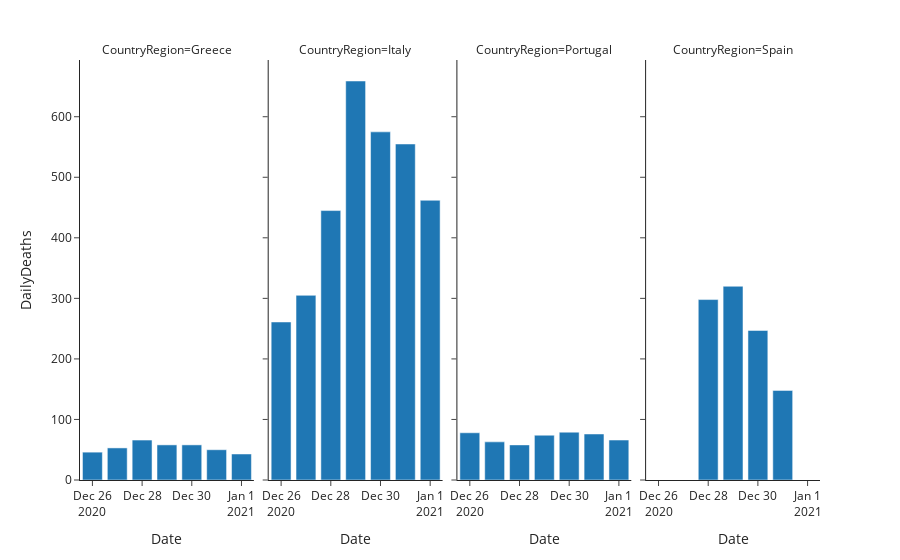

The cell this chart's notebook holds for it:
### Markdown cell above
### Facets `plotly_express`

### Code cell
fig = px.bar(data_frame=df_stacked, x="Date", y="DailyDeaths", facet_col="CountryRegion")
fig.show()

### Figure 1 — Plotly figure (JSON) as saved in the notebook; plotly's stock layout.template omitted (floating-point values rounded to 4 significant figures)
{"data": [{"alignmentgroup": "True", "hovertemplate": "CountryRegion=Greece<br>Date=%{x}<br>DailyDeaths=%{y}<extra></extra>", "legendgroup": "", "marker": {"color": "#1F77B4", "pattern": {"shape": ""}}, "name": "", "offsetgroup": "", "orientation": "v", "showlegend": false, "textposition": "auto", "type": "bar", "x": ["2020-12-26T00:00:00", "2020-12-27T00:00:00", "2020-12-28T00:00:00", "2020-12-29T00:00:00", "2020-12-30T00:00:00", "2020-12-31T00:00:00", "2021-01-01T00:00:00"], "xaxis": "x", "y": [46, 53, 66, 58, 58, 50, 43], "yaxis": "y"}, {"alignmentgroup": "True", "hovertemplate": "CountryRegion=Italy<br>Date=%{x}<br>DailyDeaths=%{y}<extra></extra>", "legendgroup": "", "marker": {"color": "#1F77B4", "pattern": {"shape": ""}}, "name": "", "offsetgroup": "", "orientation": "v", "showlegend": false, "textposition": "auto", "type": "bar", "x": ["2020-12-26T00:00:00", "2020-12-27T00:00:00", "2020-12-28T00:00:00", "2020-12-29T00:00:00", "2020-12-30T00:00:00", "2020-12-31T00:00:00", "2021-01-01T00:00:00"], "xaxis": "x2", "y": [261, 305, 445, 659, 575, 555, 462], "yaxis": "y2"}, {"alignmentgroup": "True", "hovertemplate": "CountryRegion=Portugal<br>Date=%{x}<br>DailyDeaths=%{y}<extra></extra>", "legendgroup": "", "marker": {"color": "#1F77B4", "pattern": {"shape": ""}}, "name": "", "offsetgroup": "", "orientation": "v", "showlegend": false, "textposition": "auto", "type": "bar", "x": ["2020-12-26T00:00:00", "2020-12-27T00:00:00", "2020-12-28T00:00:00", "2020-12-29T00:00:00", "2020-12-30T00:00:00", "2020-12-31T00:00:00", "2021-01-01T00:00:00"], "xaxis": "x3", "y": [78, 63, 58, 74, 79, 76, 66], "yaxis": "y3"}, {"alignmentgroup": "True", "hovertemplate": "CountryRegion=Spain<br>Date=%{x}<br>DailyDeaths=%{y}<extra></extra>", "legendgroup": "", "marker": {"color": "#1F77B4", "pattern": {"shape": ""}}, "name": "", "offsetgroup": "", "orientation": "v", "showlegend": false, "textposition": "auto", "type": "bar", "x": ["2020-12-26T00:00:00", "2020-12-27T00:00:00", "2020-12-28T00:00:00", "2020-12-29T00:00:00", "2020-12-30T00:00:00", "2020-12-31T00:00:00", "2021-01-01T00:00:00"], "xaxis": "x4", "y": [0, 0, 298, 320, 247, 148, 0], "yaxis": "y4"}], "layout": {"annotations": [{"font": {}, "showarrow": false, "text": "CountryRegion=Greece", "x": 0.1175, "xanchor": "center", "xref": "paper", "y": 1, "yanchor": "bottom", "yref": "paper"}, {"font": {}, "showarrow": false, "text": "CountryRegion=Italy", "x": 0.3725, "xanchor": "center", "xref": "paper", "y": 1, "yanchor": "bottom", "yref": "paper"}, {"font": {}, "showarrow": false, "text": "CountryRegion=Portugal", "x": 0.6275, "xanchor": "center", "xref": "paper", "y": 1, "yanchor": "bottom", "yref": "paper"}, {"font": {}, "showarrow": false, "text": "CountryRegion=Spain", "x": 0.8825, "xanchor": "center", "xref": "paper", "y": 1, "yanchor": "bottom", "yref": "paper"}], "barmode": "relative", "legend": {"tracegroupgap": 0}, "margin": {"t": 60}, "xaxis": {"anchor": "y", "domain": [0, 0.235], "title": {"text": "Date"}}, "xaxis2": {"anchor": "y2", "domain": [0.255, 0.49], "matches": "x", "title": {"text": "Date"}}, "xaxis3": {"anchor": "y3", "domain": [0.51, 0.745], "matches": "x", "title": {"text": "Date"}}, "xaxis4": {"anchor": "y4", "domain": [0.765, 1.0], "matches": "x", "title": {"text": "Date"}}, "yaxis": {"anchor": "x", "domain": [0, 1], "title": {"text": "DailyDeaths"}}, "yaxis2": {"anchor": "x2", "domain": [0, 1], "matches": "y", "showticklabels": false}, "yaxis3": {"anchor": "x3", "domain": [0, 1], "matches": "y", "showticklabels": false}, "yaxis4": {"anchor": "x4", "domain": [0, 1], "matches": "y", "showticklabels": false}}}
